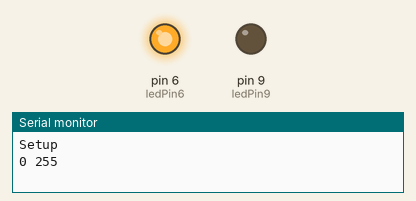
This sketch was run on a simulated Arduino Uno, built with avr-gcc and run on an emulated ATmega328P. Parts: output pins drawn as LEDs (lit = HIGH), the last lines printed to the serial monitor.

Above: at 0.05 s.
At 0.15 s:
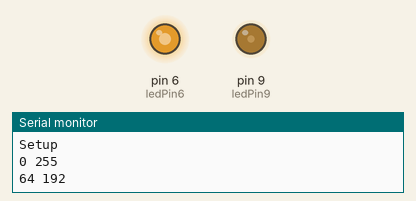
At 0.25 s:
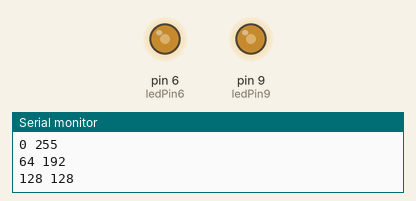
At 0.5 s:
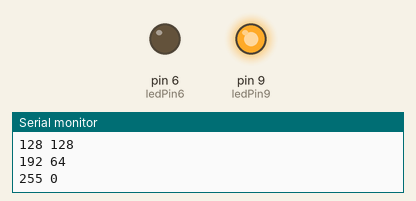
Timing chart, 0 to 3.0 s (numbered marks = the images above):
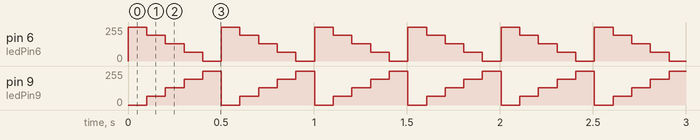

The sketch:

Dim.ino
```cpp
/*
  A simple sketch to illustrate Analog Ouput to set an LED
  to several different light levels.
  Uses Hardware shown in Blink.fzz
*/

const int ledPin9 = 9;   // LED output pin #1
const int ledPin6 = 6;   // LED output pin #2
const int stepDelay = 100; // delay time for each step
void setup()
{
  // Set up the pushbutton pins to be an output
  pinMode(ledPin6, OUTPUT);  // Set pin mode to output
  pinMode(ledPin9, OUTPUT);  // Set pin mode to output

  Serial.begin(19200);       // Start serial output
  Serial.print("Setup\n");
}

void loop()
{

    analogWrite(ledPin9,0);  //    turn LED OFF
    analogWrite(ledPin6,255);  //    turn LED OFF
    Serial.print(0);
    Serial.print(" ");
    Serial.println(255);
    delay(stepDelay);  // wait 500 ms

    analogWrite(ledPin9, 64);  //    turn on LED LOW
    analogWrite(ledPin6,192);  //    turn LED OFF
    Serial.print(64);
    Serial.print(" ");
    Serial.println(192);
    delay(stepDelay);  // wait 500 ms

    analogWrite(ledPin9, 128);  //    turn on LED MED LOW
    analogWrite(ledPin6,128);  //    turn LED OFF
    Serial.print(128);
    Serial.print(" ");
    Serial.println(128);
    delay(stepDelay); // wait 500 ms

    analogWrite(ledPin9, 192);  //    turn on LED MED HIGH
    analogWrite(ledPin6,64);  //    turn LED OFF
    Serial.print(192);
    Serial.print(" ");
    Serial.println(64);

    delay(stepDelay); // wait 500 ms

    analogWrite(ledPin9, 255);  //    turn on LED HIGH
    analogWrite(ledPin6,0);  //    turn LED OFF
    Serial.print(255);
    Serial.print(" ");
    Serial.println(0);

    delay(stepDelay); // wait 500 ms


}
```

Measured:
- by itself, pin 6 (ledPin6): repeats every 0.50 s: 192/255 0.10 s, 128/255 0.10 s, 64/255 0.10 s, 0/255 0.10 s, 255/255 0.10 s
- by itself, pin 9 (ledPin9): repeats every 0.50 s: 128/255 0.10 s, 192/255 0.10 s, 255/255 0.10 s, 0/255 0.10 s, 64/255 0.10 s
